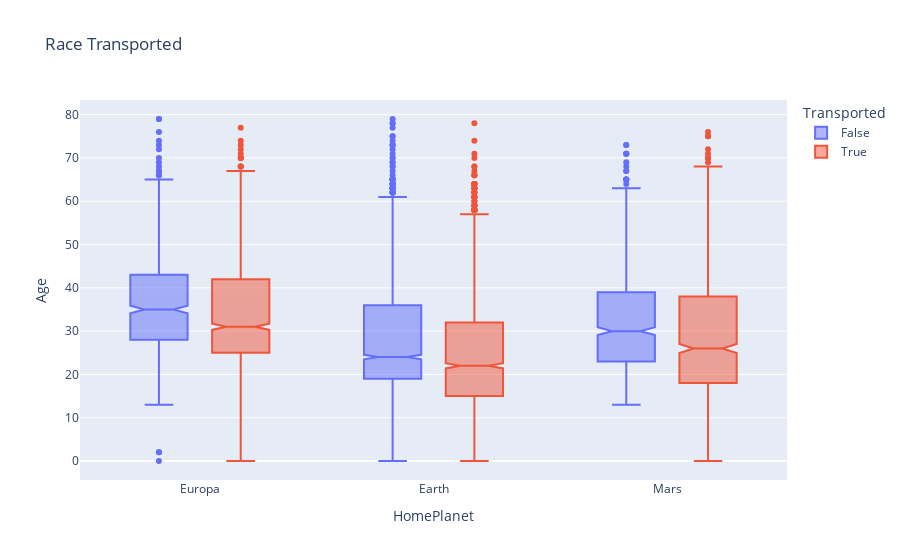

Notebook cell for this chart:
### Code cell
fig = px.box(
    train,
    x='HomePlanet',
    y='Age',
    color='Transported',
    notched=True,
    title='Race Transported',
    hover_data=['Spa']
)

fig.show()

### Figure 1 — Plotly figure (JSON) as saved in the notebook; plotly's stock layout.template omitted (floating-point values rounded to 4 significant figures; data arrays with more than 128 entries replaced by an {"elided": "..."} marker saying what was removed)
{"data": [{"alignmentgroup": "True", "customdata": {"elided": "4315x1 int values"}, "hovertemplate": "Transported=False<br>HomePlanet=%{x}<br>Age=%{y}<br>Spa=%{customdata[0]}<extra></extra>", "legendgroup": "False", "marker": {"color": "#636efa"}, "name": "False", "notched": true, "offsetgroup": "False", "orientation": "v", "showlegend": true, "x": {"elided": "4315 str values"}, "x0": " ", "xaxis": "x", "y": {"elided": "4315 int values"}, "y0": " ", "yaxis": "y", "type": "box"}, {"alignmentgroup": "True", "customdata": {"elided": "4378x1 int values"}, "hovertemplate": "Transported=True<br>HomePlanet=%{x}<br>Age=%{y}<br>Spa=%{customdata[0]}<extra></extra>", "legendgroup": "True", "marker": {"color": "#EF553B"}, "name": "True", "notched": true, "offsetgroup": "True", "orientation": "v", "showlegend": true, "x": {"elided": "4378 str values"}, "x0": " ", "xaxis": "x", "y": {"elided": "4378 int values"}, "y0": " ", "yaxis": "y", "type": "box"}], "layout": {"xaxis": {"anchor": "y", "domain": [0, 1], "title": {"text": "HomePlanet"}, "type": "category", "range": [-0.5159, 2.516], "autorange": true}, "yaxis": {"anchor": "x", "domain": [0, 1], "title": {"text": "Age"}, "type": "linear", "range": [-4.389, 83.39], "autorange": true}, "legend": {"title": {"text": "Transported"}, "tracegroupgap": 0}, "title": {"text": "Race Transported"}, "boxmode": "group", "autosize": true}}
